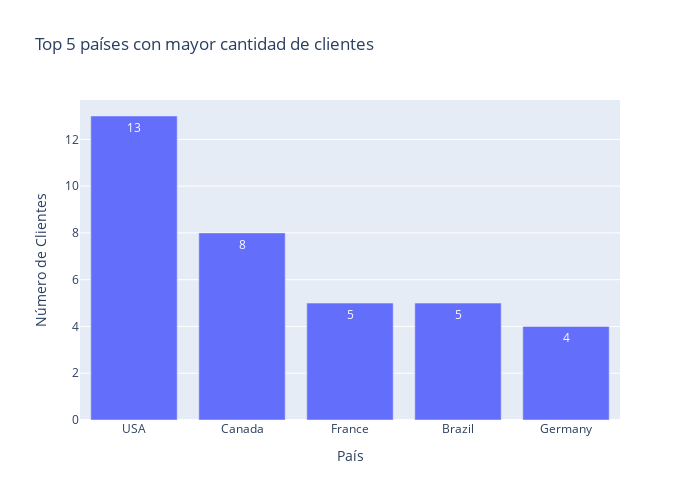

Write notebook code for a chart like this one.
### Markdown cell above
- Se destaca que los estados con mayor cantidad de clientes son California (USA) y Sao Paulo (Brasil) con 3 clientes cada uno. Los cuales se distribuyen en las ciudad de Mountain View y Cupertino, y Sao Paulo y San Jose dos Campos, respectivamente.

### Code cell
top_countries = customer_df['Country'].value_counts().head(5).reset_index()
top_countries.columns = ['Country', 'Number of Customers']

fig = px.bar(top_countries, 
             x='Country', 
             y='Number of Customers',
             title='Top 5 países con mayor cantidad de clientes',
             labels={'Country': 'País', 'Number of Customers': 'Número de clientes'},
             text='Number of Customers', width=700, height=500)
fig.update_traces(texttemplate='%{text}', textposition='auto')
fig.update_layout(xaxis_title='País', yaxis_title='Número de Clientes')
fig.show()

### Figure 1 — Plotly figure (JSON) as saved in the notebook; plotly's stock layout.template omitted (floating-point values rounded to 4 significant figures)
{"data": [{"alignmentgroup": "True", "hovertemplate": "País=%{x}<br>Número de clientes=%{text}<extra></extra>", "legendgroup": "", "marker": {"color": "#636efa", "pattern": {"shape": ""}}, "name": "", "offsetgroup": "", "orientation": "v", "showlegend": false, "text": [13, 8, 5, 5, 4], "textposition": "auto", "texttemplate": "%{text}", "type": "bar", "x": ["USA", "Canada", "France", "Brazil", "Germany"], "xaxis": "x", "y": [13, 8, 5, 5, 4], "yaxis": "y"}], "layout": {"barmode": "relative", "height": 500, "legend": {"tracegroupgap": 0}, "title": {"text": "Top 5 países con mayor cantidad de clientes"}, "width": 700, "xaxis": {"anchor": "y", "domain": [0, 1], "title": {"text": "País"}}, "yaxis": {"anchor": "x", "domain": [0, 1], "title": {"text": "Número de Clientes"}}}}
